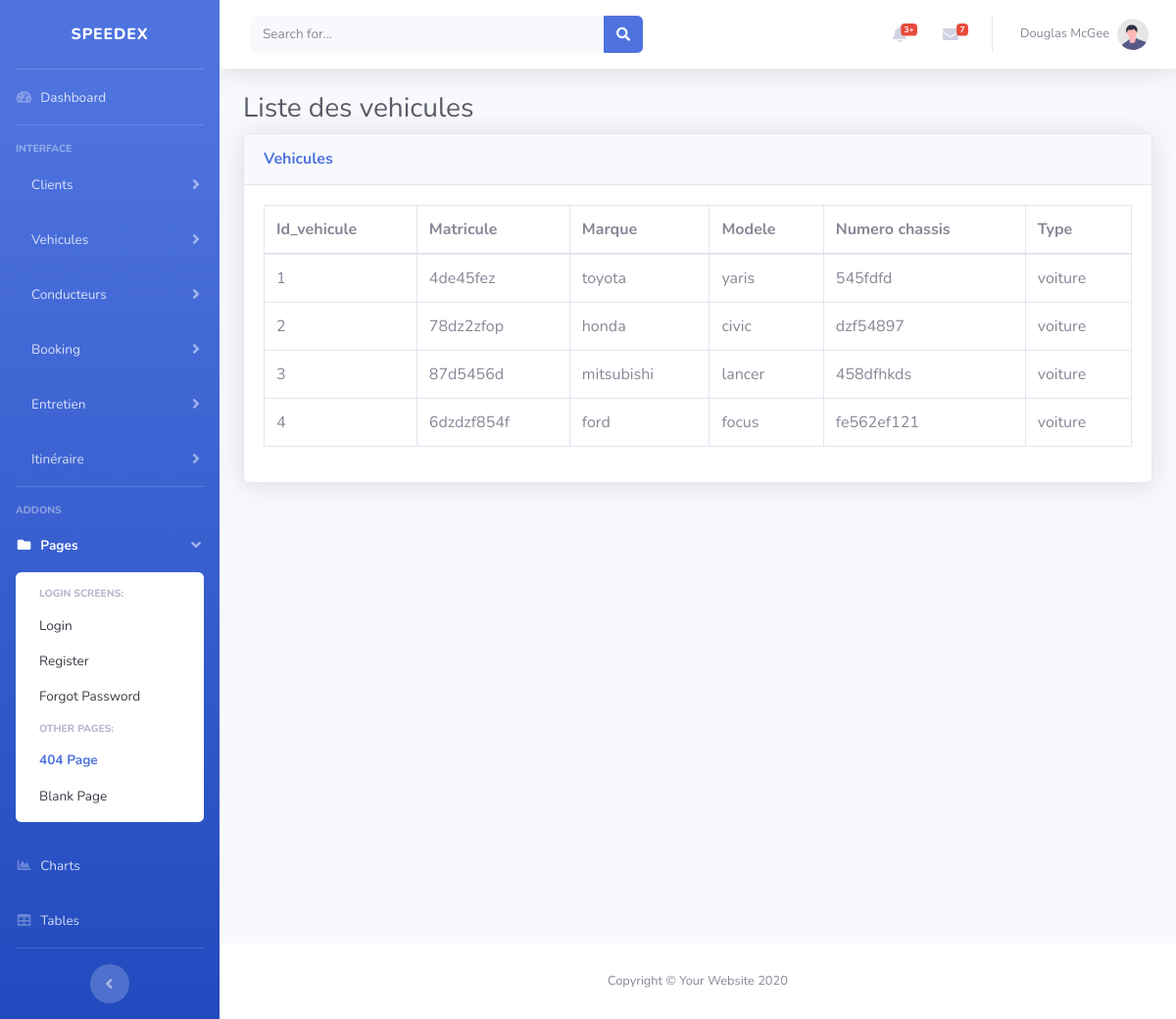
Screenshot of /listevehicule.php with the database file from the repository.
### tables this page shows
CREATE TABLE `vehicule` (
  `id_vehicule` int(11) NOT NULL,
  `matricule` varchar(30) NOT NULL,
  `marque` varchar(30) NOT NULL,
  `modele` varchar(30) NOT NULL,
  `num_chassis` varchar(30) NOT NULL,
  `type` varchar(30) NOT NULL,
  `couleur` varchar(30) NOT NULL
);

### listevehicule.php (the view, shortened to what this page needs)
<!DOCTYPE html>
<html lang="en">
<head>
    <link href="vendor/fontawesome-free/css/all.min.css" rel="stylesheet" type="text/css">
    <link href="css/sb-admin-2.min.css" rel="stylesheet">
</head>
<body id="page-top">
    <div id="wrapper">
        <ul class="navbar-nav bg-gradient-primary sidebar sidebar-dark accordion" id="accordionSidebar">
            <a class="sidebar-brand d-flex align-items-center justify-content-center" href="index.html">
                <div class="sidebar-brand-text mx-3">SpeedEx</div>
            </a>
            <hr class="sidebar-divider my-0">
            <li class="nav-item">
                <a class="nav-link" href="index.html">
                    <i class="fas fa-fw fa-tachometer-alt"></i>
                    <span>Dashboard</span>
                </a>
            </li>
            <hr class="sidebar-divider">
            <div class="sidebar-heading">
                Interface
            </div>
            <li class="nav-item">
                <a class="nav-link collapsed" href="#" data-toggle="collapse" data-target="#collapseTwo"
                    aria-expanded="true" aria-controls="collapseTwo">
                    <span class="ml-3">Clients</span>
                </a>
            </li>
            <li class="nav-item">
                <a class="nav-link collapsed" href="#" data-toggle="collapse" data-target="#collapseUtilities"
                    aria-expanded="true" aria-controls="collapseUtilities">
                    <span class="ml-3">Vehicules</span>
                </a>
            </li>
            <li class="nav-item">
                <a class="nav-link collapsed" href="#" data-toggle="collapse" data-target="#collapseConducteur"
                    aria-expanded="true" aria-controls="collapseUtilities">
                    <span class="ml-3">Conducteurs</span>
                </a>
            </li>
            <li class="nav-item">
                <a class="nav-link collapsed" href="#" data-toggle="collapse" data-target="#collapseBooking"
                    aria-expanded="true" aria-controls="collapseUtilities">
                    <span class="ml-3">Booking</span>
                </a>
            </li>
            <li class="nav-item">
                <a class="nav-link collapsed" href="#" data-toggle="collapse" data-target="#collapseEntretien"
                    aria-expanded="true" aria-controls="collapseEntretien">
                    <span class="ml-3">Entretien</span>
                </a>
            </li>
            <li class="nav-item">
                <a class="nav-link collapsed" href="#" data-toggle="collapse" data-target="#collapseItinairaire"
                    aria-expanded="true" aria-controls="collapseItinairaire">
                    <span class="ml-3">Itinéraire</span>
                </a>
            </li>
            <hr class="sidebar-divider">
            <div class="sidebar-heading">
                Addons
            </div>
            <li class="nav-item active">
                <a class="nav-link" href="#" data-toggle="collapse" data-target="#collapsePages" aria-expanded="true"
                    aria-controls="collapsePages">
                    <i class="fas fa-fw fa-folder"></i>
                    <span>Pages</span>
                </a>
                <div id="collapsePages" class="collapse show" aria-labelledby="headingPages"
                    data-parent="#accordionSidebar">
                    <div class="bg-white py-2 collapse-inner rounded">
                        <h6 class="collapse-header">Login Screens:</h6>
                        <a class="collapse-item" href="login.html">Login</a>
                        <a class="collapse-item" href="register.html">Register</a>
                        <a class="collapse-item" href="forgot-password.html">Forgot Password</a>
                        <h6 class="collapse-header">Other Pages:</h6>
                        <a class="collapse-item active" href="404.html">404 Page</a>
                        <a class="collapse-item" href="blank.html">Blank Page</a>
                    </div>
                </div>
            </li>
            <li class="nav-item">
                <a class="nav-link" href="charts.html">
                    <i class="fas fa-fw fa-chart-area"></i>
                    <span>Charts</span></a>
            </li>
            <li class="nav-item">
                <a class="nav-link" href="tables.html">
                    <i class="fas fa-fw fa-table"></i>
                    <span>Tables</span></a>
            </li>
            <hr class="sidebar-divider d-none d-md-block">
            <div class="text-center d-none d-md-inline">
                <button class="rounded-circle border-0" id="sidebarToggle"></button>
            </div>
        </ul>
        <div id="content-wrapper" class="d-flex flex-column">
            <div id="content">
                <nav class="navbar navbar-expand navbar-light bg-white topbar mb-4 static-top shadow">
                    <form
                        class="d-none d-sm-inline-block form-inline mr-auto ml-md-3 my-2 my-md-0 mw-100 navbar-search">
                        <div class="input-group">
                            <input type="text" class="form-control bg-light border-0 small" placeholder="Search for..."
                                aria-label="Search" aria-describedby="basic-addon2">
                            <div class="input-group-append">
                                <button class="btn btn-primary" type="button">
                                    <i class="fas fa-search fa-sm"></i>
                                </button>
                            </div>
                        </div>
                    </form>
                    <ul class="navbar-nav ml-auto">
                        <li class="nav-item dropdown no-arrow mx-1">
                            <a class="nav-link dropdown-toggle" href="#" id="alertsDropdown" role="button"
                                data-toggle="dropdown" aria-haspopup="true" aria-expanded="false">
                                <i class="fas fa-bell fa-fw"></i>
                                <span class="badge badge-danger badge-counter">3+</span>
                            </a>
                        </li>
                        <li class="nav-item dropdown no-arrow mx-1">
                            <a class="nav-link dropdown-toggle" href="#" id="messagesDropdown" role="button"
                                data-toggle="dropdown" aria-haspopup="true" aria-expanded="false">
                                <i class="fas fa-envelope fa-fw"></i>
                                <span class="badge badge-danger badge-counter">7</span>
                            </a>
                        </li>
                        <li class="nav-item dropdown no-arrow">
                            <a class="nav-link dropdown-toggle" href="#" id="userDropdown" role="button"
                                data-toggle="dropdown" aria-haspopup="true" aria-expanded="false">
                                <span class="mr-2 d-none d-lg-inline text-gray-600 small">Douglas McGee</span>
                                <img class="img-profile rounded-circle"
                                    src="img/undraw_profile.svg">
                            </a>
                        </li>
                    </ul>
                </nav>
                <div class="container-fluid">
                    <h1 class="h3 mb-2 text-gray-800">Liste des vehicules</h1>
                    <div class="card shadow mb-4">
                        <div class="card-header py-3">
                            <h6 class="m-0 font-weight-bold text-primary">Vehicules</h6>
                        </div>
                        <div class="card-body">
                            <div class="table-responsive">
                                <table class="table table-bordered" id="dataTable" width="100%" cellspacing="0">
                                    <thead>
                                        <tr>
                                            <th>Id_vehicule</th>
                                            <th>Matricule</th>
                                            <th>Marque</th>
                                            <th>Modele</th>
                                            <th>Numero chassis</th>
                                            <th>Type</th>
                                        </tr>
                                    </thead>
                                    <tbody>
                                    <?php
    include('connect.php');
    $sql = "SELECT id_vehicule,matricule, marque, modele, num_chassis, type FROM vehicule";
    $result = $conn->query($sql);
    if ($result->num_rows > 0) {
        while($row = $result->fetch_assoc()) {
            echo "<tr>";
            echo "<td>" . $row['id_vehicule'] . "</td>";
            echo "<td>" . $row['matricule'] . "</td>";
            echo "<td>" . $row['marque'] . "</td>";
            echo "<td>" . $row['modele'] . "</td>";
            echo "<td>" . $row['num_chassis'] . "</td>";
            echo "<td>" . $row['type'] . "</td>";
            echo "</tr>";
        }
    } else {
        echo "<tr><td colspan='5'>Aucun vehicule trouvé</td></tr>";
    }
    ?>
                                    </tbody>
                                </table>
                            </div>
                        </div>
                    </div>
                </div>
            </div>
            <footer class="sticky-footer bg-white">
                <div class="container my-auto">
                    <div class="copyright text-center my-auto">
                        <span>Copyright &copy; Your Website 2020</span>
                    </div>
                </div>
            </footer>
        </div>
    </div>
</body>
</html>

### rows the page displays
vehicule: id_vehicule "1", matricule "4de45fez", marque "toyota", modele "yaris", num_chassis "545fdfd", type "voiture"
vehicule: id_vehicule "2", matricule "78dz2zfop", marque "honda", modele "civic", num_chassis "dzf54897", type "voiture"
vehicule: id_vehicule "3", matricule "87d5456d", marque "mitsubishi", modele "lancer", num_chassis "458dfhkds", type "voiture"
vehicule: id_vehicule "4", matricule "6dzdzf854f", marque "ford", modele "focus", num_chassis "fe562ef121", type "voiture"
